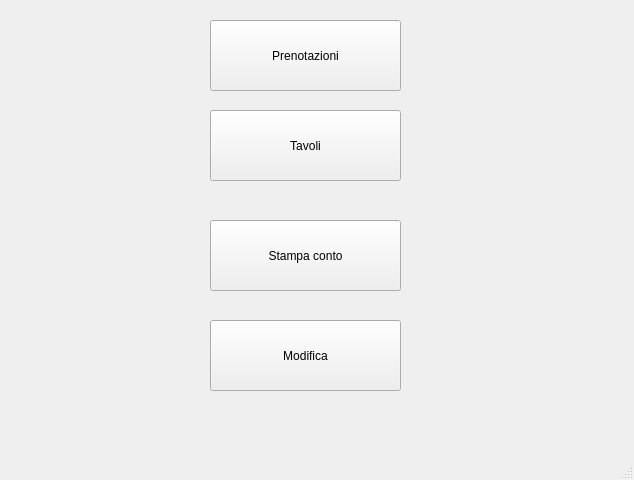
<?xml version="1.0" encoding="UTF-8"?>
<ui version="4.0">
 <class>home_amministratore</class>
 <widget class="QMainWindow" name="home_amministratore">
  <property name="geometry">
   <rect>
    <x>0</x>
    <y>0</y>
    <width>634</width>
    <height>480</height>
   </rect>
  </property>
  <property name="windowTitle">
   <string>Ristorante Emilia</string>
  </property>
  <widget class="QWidget" name="centralwidget">
   <widget class="QPushButton" name="stampa">
    <property name="geometry">
     <rect>
      <x>210</x>
      <y>220</y>
      <width>191</width>
      <height>71</height>
     </rect>
    </property>
    <property name="text">
     <string>Stampa conto</string>
    </property>
   </widget>
   <widget class="QPushButton" name="prenotazioni">
    <property name="geometry">
     <rect>
      <x>210</x>
      <y>20</y>
      <width>191</width>
      <height>71</height>
     </rect>
    </property>
    <property name="text">
     <string>Prenotazioni</string>
    </property>
   </widget>
   <widget class="QPushButton" name="tavoli">
    <property name="geometry">
     <rect>
      <x>210</x>
      <y>110</y>
      <width>191</width>
      <height>71</height>
     </rect>
    </property>
    <property name="text">
     <string>Tavoli</string>
    </property>
   </widget>
   <widget class="QPushButton" name="modifica">
    <property name="geometry">
     <rect>
      <x>210</x>
      <y>320</y>
      <width>191</width>
      <height>71</height>
     </rect>
    </property>
    <property name="text">
     <string>Modifica</string>
    </property>
   </widget>
  </widget>
  <widget class="QMenuBar" name="menubar">
   <property name="geometry">
    <rect>
     <x>0</x>
     <y>0</y>
     <width>634</width>
     <height>24</height>
    </rect>
   </property>
  </widget>
  <widget class="QStatusBar" name="statusbar"/>
 </widget>
 <resources/>
 <connections/>
</ui>
